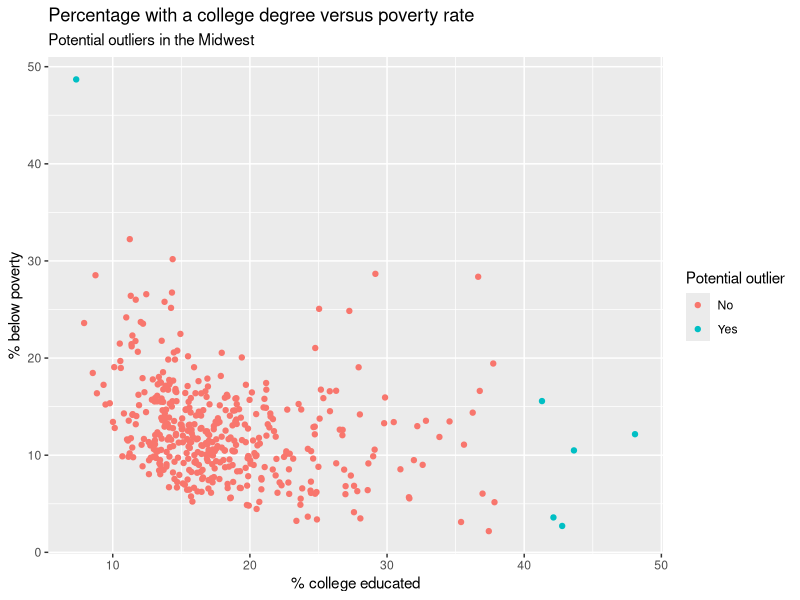

R code for this plot:
## ---- chunk 1
#| eval: true
#| message: false

library(tidyverse)
## ---- chunk 2
# Done with the assistance of ChatGPT
midwest %>%
  count(state) %>%
  arrange(desc(n))
## ---- chunk 3
# Done with the assistance of ChatGPT
midwest %>%
  count(county) %>%
  filter(n == 5)
## ---- chunk 4
# Done with the assistance of ChatGPT
midwest %>%
  filter(popdensity > 25000) %>%
  select(county, state, popdensity, poptotal, area) %>%
  arrange(desc(popdensity))
## ---- chunk 5
# Done with the assistance of ChatGPT
midwest %>%
  filter(popdensity == max(popdensity)) %>%
  select(county, state, popdensity, poptotal, area) %>%
  arrange(desc(popdensity))
## ---- chunk 6
# Done with the assistance of ChatGPT
midwest %>%
  summarize(
    typical_density = median(popdensity),
    q1 = quantile(popdensity, 0.25),
    q3 = quantile(popdensity, 0.75)
  )
## ---- chunk 7
# Done with the assistance of ChatGPT
midwest %>%
  mutate(metro = if_else(inmetro == 1, "Yes", "No")) %>%
  count(state, metro) %>%
  group_by(state) %>%
  mutate(prop = n / sum(n)) %>%
  ungroup()
## ---- chunk 8
# Done with the assistance of ChatGPT
midwest %>%
  filter(percbelowpoverty > 45, percollege < 10) %>%
  select(county, state, percbelowpoverty, percollege)
## ---- chunk 9
# Done with the assistance of ChatGPT
midwest %>%
  filter(percollege >= 40, percbelowpoverty <= 20) %>%
  select(county, state, percbelowpoverty, percollege)
## ---- chunk 10
# Done with the assistance of ChatGPT
midwest %>%
  filter(
    (percbelowpoverty > 45 & percollege < 10) |
    (percollege >= 40 & percbelowpoverty <= 20)
  ) %>%
  select(county, state, percbelowpoverty, percollege)
## ---- chunk 11
# Done with the assistance of ChatGPT
midwest %>%
  mutate(
    potential_outlier = if_else(
      (percbelowpoverty > 45 & percollege < 10) |
        (percollege >= 40 & percbelowpoverty <= 20),
      "Yes",
      "No"
    )
  ) %>%
  select(county, state, percbelowpoverty, percollege, potential_outlier) %>%
  arrange(potential_outlier)
## ---- chunk 12
# Done with the assistance of ChatGPT
midwest %>%
  mutate(
    potential_outlier = if_else(
      (percbelowpoverty > 45 & percollege < 10) |
        (percollege >= 40 & percbelowpoverty <= 20),
      "Yes",
      "No"
    )
  ) %>%
  ggplot(aes(x = percollege, y = percbelowpoverty, color = potential_outlier)) +
  geom_point() +
  labs(
    title = "Percentage with a college degree versus poverty rate",
    subtitle = "Potential outliers in the Midwest",
    x = "% college educated",
    y = "% below poverty",
    color = "Potential outlier"
  )
## ---- chunk 13
# Done with the assistance of ChatGPT
state_population <- midwest %>%
  group_by(state) %>%
  summarize(total_population = sum(poptotal)) %>%
  arrange(desc(total_population))

state_population
## ---- chunk 14
# Done with the assistance of ChatGPT
state_population %>%
  mutate(prop_population = total_population / sum(total_population)) %>%
  arrange(desc(prop_population))
## ---- chunk 15
# Done with the assistance of ChatGPT
state_poverty <- midwest %>%
  group_by(state) %>%
  summarize(mean_percbelowpoverty = mean(percbelowpoverty))

state_poverty
## ---- chunk 16
# Done with the assistance of ChatGPT
state_poverty %>%
  arrange(mean_percbelowpoverty)
## ---- chunk 17
# Done with the assistance of ChatGPT
df <- tibble(
  var_1 = c(10, 20, 30, 40, 50),
  var_2 = c("Pizza", "Burger", "Pizza", "Pizza", "Burger"),
  var_3 = c("Apple", "Apple", "Pear", "Pear", "Banana")
)

df
## ---- chunk 18
# Done with the assistance of ChatGPT
df |>
  arrange(var_2)
## ---- chunk 19
# Done with the assistance of ChatGPT
df |>
  group_by(var_2)
## ---- chunk 20
# Done with the assistance of ChatGPT
df |>
  group_by(var_2) |>
  summarize(mean_var_1 = mean(var_1))
## ---- chunk 21
# Done with the assistance of ChatGPT
df |>
  group_by(var_2, var_3) |>
  summarize(mean_var_1 = mean(var_1))
## ---- chunk 22
# Done with the assistance of ChatGPT
df |>
  group_by(var_2, var_3) |>
  summarize(mean_var_1 = mean(var_1), .groups = "drop")
## ---- chunk 23
# Done with the assistance of ChatGPT
df |>
  group_by(var_2, var_3) |>
  summarize(mean_var_1 = mean(var_1), .groups = "drop")
## ---- chunk 24
# Done with the assistance of ChatGPT
df |>
  group_by(var_2, var_3) |>
  mutate(mean_var_1 = mean(var_1))
